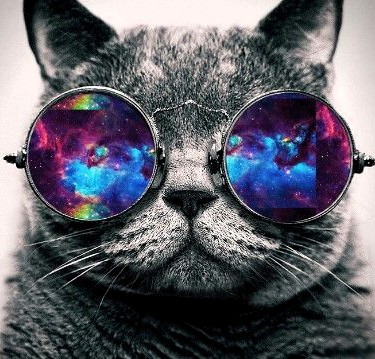
#> input picture Image/cat.bmp, 375 x 359 px
$ python main.py
#> lines starting #> are read from the running program, lines starting #| are printed output that depends on the picture
### Image/priority_Q.py
class PriorityQueue:
    def __init__(self):
        self.heap = []

    def parent(self, i):
        return (i - 1) // 2

    def left_child(self, i):
        return 2 * i + 1

    def right_child(self, i):
        return 2 * i + 2

    def swap(self, i, j):
        self.heap[i], self.heap[j] = self.heap[j], self.heap[i]

    def push(self, item):
        self.heap.append(item)
        self._sift_up(len(self.heap) - 1)

    def pop(self):
        if not self.heap:
            return None

        if len(self.heap) == 1:
            return self.heap.pop()

        root = self.heap[0]
        self.heap[0] = self.heap.pop()
        self._sift_down(0)

        return root

    def _sift_up(self, i):
        while i > 0 and self.heap[self.parent(i)][1] > self.heap[i][1]:
            self.swap(i, self.parent(i))
            i = self.parent(i)

    def _sift_down(self, i):
        min_index = i
        size = len(self.heap)

        while True:
            left = self.left_child(i)
            right = self.right_child(i)

            if left < size and self.heap[left][1] < self.heap[min_index][1]:
                min_index = left

            if right < size and self.heap[right][1] < self.heap[min_index][1]:
                min_index = right

            if min_index == i:
                break

            self.swap(i, min_index)
            i = min_index

    @classmethod
    def from_frequency(cls, freq_dict):
        pq = cls()
        for char, freq in freq_dict.items():
            pq.push((char, freq))
        return pq

    def is_empty(self):
        return len(self.heap) == 0

    # [4 lines left out: function peek, not called in this run]

    def display(self):
        print(self.heap)

### Image/huffman.py
from priority_Q import PriorityQueue


class HuffmanNode:
    def __init__(self, char=None, freq=None):
        self.char = char
        self.freq = freq
        self.left = None
        self.right = None

class Huffman:
    def __init__(self):
        self.codes = {}
        self.root = None

    def build_huffman_tree(self, pq):
        new_queue = PriorityQueue()
        while not pq.is_empty():
            value, freq = pq.pop()
            node = HuffmanNode(value, freq)
            new_queue.push((node, freq))

        while len(new_queue.heap) > 1:
            node1, freq1 = new_queue.pop()
            node2, freq2 = new_queue.pop()

            combined = HuffmanNode(None, freq1 + freq2)
            combined.left = node1
            combined.right = node2

            new_queue.push((combined, combined.freq))

        if not new_queue.is_empty():
            self.root = new_queue.pop()[0]

    def generate_codes(self, node=None, code="", codes=None):
        if codes is None:
            codes = self.codes
        if node is None:
            node = self.root

        if node.char is not None:
            codes[node.char] = code
            return

        if node.left:
            self.generate_codes(node.left, code + "0", codes)
        if node.right:
            self.generate_codes(node.right, code + "1", codes)

        return codes

    def encode(self, data):
        encoded = ""
        for value in data:
            encoded += self.codes.get(int(value), '')
        return encoded

    def decode(self, encoded_data):
        decoded = []
        current = self.root
        for bit in encoded_data:
            if bit == '0':
                current = current.left
            else:
                current = current.right

            if current.char is not None:
                decoded.append(current.char)
                current = self.root
        return decoded

### Image/main.py
import numpy as np
from collections import Counter
from huffman import Huffman
from priority_Q import PriorityQueue
from PIL import Image

def get_image(filename="cat.bmp"):
#> called with filename = 'cat.bmp'
    with Image.open(filename) as img:
#> img is the input picture: PIL image 375x359 RGB; mean R, G, B 95.3, 95.2, 104.6
        img.load()
    return img

def create_frequency_dict(data):
    freq = dict(Counter(data.flatten()))
    converted_freq = {int(key) : value for key, value in freq.items()}
    return converted_freq

def write_file(filename, content):
    with open(filename, 'w') as file:
        file.write(content)

def write_huff_code(data):
    filename = "huffman_code.txt"
    with open(filename, 'w') as file:
        for key, value in data.items():
            file.write(f"{key}:{value}\n")


def main():
    # Load and convert image to grayscale
    image = get_image()
    g_image = image.convert('L')
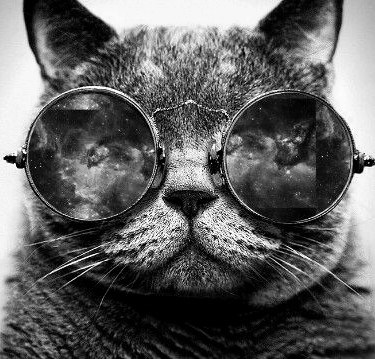
#> g_image: PIL image 375x359 L; min 0, max 255, mean 96.3
    image_arr = np.array(g_image)

    # Create frequency dictionary
    freq_dict = create_frequency_dict(image_arr)
#> in create_frequency_dict, `freq = dict(Counter(data.flatten()))`: freq = 256 items
#> freq_dict = 256 items

    # Create priority queue from frequencies
    pq = PriorityQueue.from_frequency(freq_dict)
#> the loop in from_frequency, `for char, freq in freq_dict.items():` made 256 passes
#> (char, freq) on passes 1 to 3: (184, 253), (185, 257), (186, 229)

    # Create Huffman coding tree
    huffman = Huffman()
    huffman.build_huffman_tree(pq)
    codes = huffman.generate_codes()
    # print(codes)
    write_huff_code(codes)

    # Encode image data
    flat_data = image_arr.flatten()
    encoded_data = huffman.encode(flat_data)
#> the loop in encode, `for value in data:` made 134625 passes
#> value on passes 5 to 7: 186, 187, 190
    write_file("encoded.txt", encoded_data)

    # Write the encoded data
    encoded_file = "encoded.txt"
    with open(encoded_file, 'w') as file:
        file.write(encoded_data)

    # Decode the encoded data
    decoded_data = huffman.decode(encoded_data)
#> decoded_data = 134625 items
    decoded_array = np.array(decoded_data, dtype=np.uint8).reshape(image_arr.shape)

    # Save the decoded_image
    decoded_image = Image.fromarray(decoded_array)
    decoded_image.save('decoded_image.jpg')

if __name__ == "__main__":
    main()
